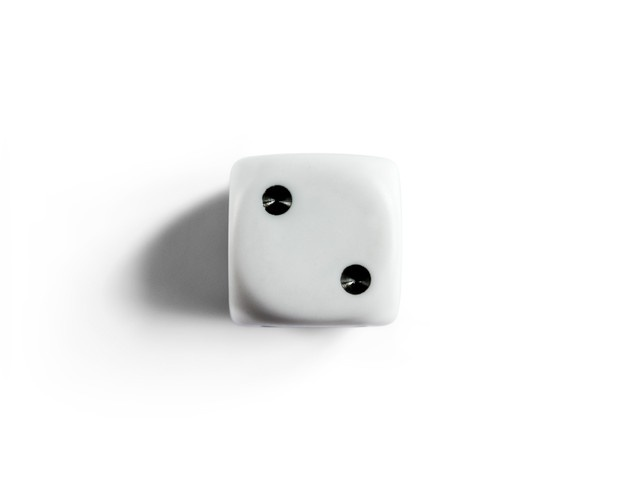
#> input picture testCode/dices/img/0.jpg, 626 x 478 px
$ jupyter execute diceDetection.ipynb
#> lines starting #> are read from the running program, lines starting #| are printed output that depends on the picture; after the words box and inside, x2 and y2 are one past the last pixel; in counts of white or black regions, pixels touching at a corner belong together; long printed decimals are rounded
[cell 1]
import cv2
import numpy as np
import matplotlib.pyplot as plt

[cell 2]
img = cv2.imread('img/0.jpg')
#> img is the input picture: shape (478, 626, 3); mean B, G, R 243.9, 244, 243.8

rgb_img = cv2.cvtColor(img, cv2.COLOR_BGR2RGB)
plt.imshow(rgb_img)
plt.show()

[cell 3]
gray_img = cv2.cvtColor(img, cv2.COLOR_BGR2GRAY)
plt.imshow(gray_img, cmap='gray')

[cell 4]
# [4 lines of commented-out code are left out]

detected_edges = cv2.Canny(gray_img,9, 150, 3)
#> detected_edges: shape (478, 626); 0.4% white in thin lines or dots, all inside (x1, y1, x2, y2) = (210, 153, 403, 330)

kernel = cv2.getStructuringElement(cv2.MORPH_RECT, (9,9))

#dil = cv2.dilate(detected_edges,kernel,iterations = 1)
close = cv2.morphologyEx(detected_edges, cv2.MORPH_CLOSE, kernel, iterations=2)
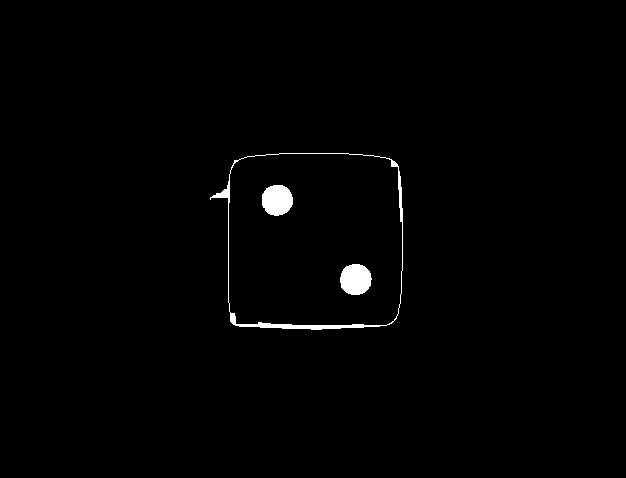
#> close: shape (478, 626); 0.98% white; 3 white regions

#close = cv2.morphologyEx(close, cv2.MORPH_OPEN, kernel)

#ret, close = cv2.threshold(close, 20, 255, cv2.THRESH_BINARY)

circles = cv2.HoughCircles(close,cv2.HOUGH_GRADIENT,1.1,20,param1=50,param2=30,minRadius=5,maxRadius=55)
#> circles = [[355.9, 278.9, 15.67], [275.6, 198.6, 15.89]]
print(circles)
#| [[[355.85     278.85      15.67    ]
#|   [275.550  198.55      15.890]]]

plt.imshow(close, cmap='gray')

[cell 5]
circles=circles[0,:]
print(circles)
#| [[355.85     278.85      15.67    ]
#|  [275.550  198.55      15.890]]

[cell 6]
for i in circles:
    # draw the outer circle
    cv2.circle(rgb_img,(int(i[0]),int(i[1])),int(i[2]),(0,255,0),2)
    # draw the center of the circle
    cv2.circle(rgb_img,(int(i[0]),int(i[1])),2,(0,0,255),3)
#> this loop made 2 passes
#> rgb_img: shape (478, 626, 3); mean R, G, B 243.6, 244.3, 243.8

print(len(circles))
#| 2
plt.imshow(rgb_img)
plt.show()

[cell 7]
contours, hierarchy = cv2.findContours(close, cv2.RETR_EXTERNAL, cv2.CHAIN_APPROX_SIMPLE)
#> contours = 1 contour; box (x1, y1, x2, y2) and area: (210, 153, 403, 330) 29584

[cell 8]
print(len(contours))
#| 1
print((hierarchy[0]))
#| [[-1 -1 -1 -1]]

[cell 9]
x0, y0, w0, h0= cv2.boundingRect(contours[0])
#> x0 = 210; y0 = 153; w0 = 193; h0 = 177
cv2.rectangle(rgb_img, (x0,y0),(x0+w0,y0+h0), (0,255,0),5)
#> rgb_img: shape (478, 626, 3); mean R, G, B 239.8, 244.9, 240

plt.imshow(rgb_img)

[cell 10]
dice0 = close[y0:y0+h0, x0:x0+w0]
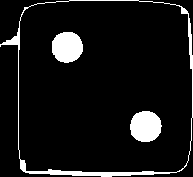
#> dice0: shape (177, 193); 8.5% white; 3 white regions, box (x1, y1, x2, y2) and area: (0, 0, 193, 177) 1361, (130, 111, 162, 142) 786, (52, 32, 83, 63) 771

plt.imshow(dice0, cmap='gray')
plt.show()

[cell 11]
circles0 = cv2.HoughCircles(dice0,cv2.HOUGH_GRADIENT,1.3,20,param1=50,param2=30,minRadius=5,maxRadius=55)
#> circles0 = [[144.9, 126.7, 16.44], [66.95, 46.15, 15.01]]
print(len(circles0[0]))
#| 2

[cell 12]
cv2.putText(rgb_img, f'score: {len(circles0[0])}', (x0, y0), cv2.FONT_HERSHEY_SIMPLEX, 1, (0,0,255), 2)
#> rgb_img: shape (478, 626, 3); mean R, G, B 239.4, 244.2, 240.2
plt.imshow(rgb_img)
plt.show()

[cell 13]
# [21 lines of commented-out code are left out]

[cell 14]
# 1.jpg
img = cv2.imread('img/1.jpg')
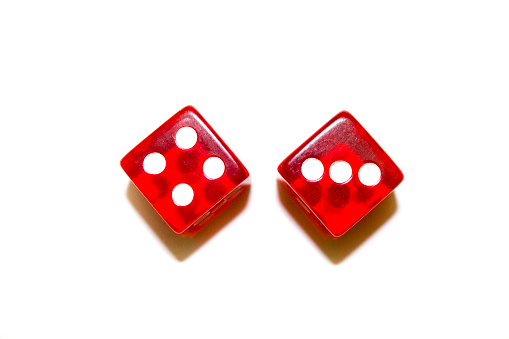
#> input picture testCode/dices/img/1.jpg, 509 x 339 px
#> img is the input picture: shape (339, 509, 3); mean B, G, R 225.7, 226.9, 247.3

rgb_img = cv2.cvtColor(img, cv2.COLOR_BGR2RGB)
#> rgb_img: shape (339, 509, 3)
plt.imshow(rgb_img)
plt.show()

[cell 15]
gray_img = cv2.cvtColor(img, cv2.COLOR_BGR2GRAY)
#> gray_img: shape (339, 509)
plt.imshow(gray_img, cmap='gray')
plt.show()

[cell 16]
thresh = cv2.threshold(gray_img,220,255, cv2.THRESH_BINARY_INV)[1]
#> thresh: shape (339, 509); 13.1% white; 3 white regions (1 under 20 px), largest, box (x1, y1, x2, y2) and area: (276, 110, 404, 265) 11295, (120, 105, 252, 262) 11248


detected_edges = cv2.Canny(thresh,9, 150, 3)
#> detected_edges: shape (339, 509); 1% white in thin lines or dots, all inside (x1, y1, x2, y2) = (119, 104, 404, 265)

# [8 lines of commented-out code are left out]

circles = cv2.HoughCircles(detected_edges,cv2.HOUGH_GRADIENT,1.2,20,param1=50,param2=25,minRadius=3,maxRadius=35)
#> circles = [[311.4, 168.6, 11.52], [153, 162.6, 11.28], [186.6, 138.6, 10.56], [213, 168.6, 10.56], [339, 171, 10.8], [180.6, 192.6, 10.92], [369, 175.8, 10.56]]
print(circles)
#| [[[311.400  168.6       11.52    ]
#|   [153.       162.6       11.280]
#|   [186.6      138.6       10.56    ]
#|   [213.000  168.6       10.56    ]
#|   [339.       171.        10.8     ]
#|   [180.6      192.6       10.92    ]
#|   [369.       175.8       10.56    ]]]

plt.imshow(detected_edges, cmap='gray')
plt.show()

[cell 17]
circles=circles[0,:]
for i in circles:
    # draw the outer circle
    cv2.circle(rgb_img,(int(i[0]),int(i[1])),int(i[2]),(0,255,0),2)
    # draw the center of the circle
    cv2.circle(rgb_img,(int(i[0]),int(i[1])),2,(0,0,255),3)
#> this loop made 7 passes
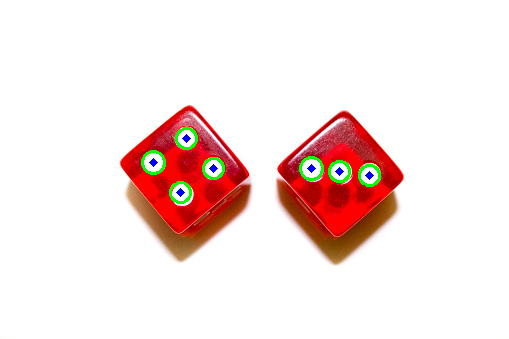
#> rgb_img: shape (339, 509, 3); mean R, G, B 244.9, 227.1, 224.3

plt.imshow(rgb_img)
plt.show()

[cell 18]
contours, hierarchy = cv2.findContours(detected_edges, cv2.RETR_EXTERNAL, cv2.CHAIN_APPROX_SIMPLE)
#> contours = 2 contours; box (x1, y1, x2, y2) and area: (119, 104, 252, 262) 12904, (275, 109, 404, 265) 12648

[cell 19]
print(len(contours))
#| 2
print((hierarchy[0]))
#| [[ 1 -1 -1 -1]
#|  [-1  0 -1 -1]]

[cell 20]
# since we have 2 dices and we want score of each one we need to split 'em into two image then recognise their scores.
x0, y0, w0, h0= cv2.boundingRect(contours[0])
#> x0 = 275; y0 = 109; w0 = 129; h0 = 156
cv2.rectangle(rgb_img, (x0,y0),(x0+w0,y0+h0), (0,255,0),5)

x1, y1, w1, h1= cv2.boundingRect(contours[1])
#> x1 = 119; y1 = 104; w1 = 133; h1 = 158
cv2.rectangle(rgb_img, (x1,y1),(x1+w1,y1+h1), (0,255,0),5)


plt.imshow(rgb_img)

[cell 21]
dice0 = detected_edges[y0:y0+h0, x0:x0+w0]
#> dice0: shape (156, 129); 4.4% white in thin lines or dots
dice1 = detected_edges[y1:y1+h1, x1:x1+w1]
#> dice1: shape (158, 133); 4.2% white in thin lines or dots

plt.imshow(dice0, cmap='gray')
plt.show()
plt.imshow(dice1, cmap='gray')
plt.show()

[cell 22]
circles0 = cv2.HoughCircles(dice0,cv2.HOUGH_GRADIENT,1.2,20,param1=50,param2=25,minRadius=3,maxRadius=35)
#> circles0 = [[36.6, 60.6, 10.8], [64.2, 60.6, 10.56], [93, 66.6, 10.44]]
circles1 = cv2.HoughCircles(dice1,cv2.HOUGH_GRADIENT,1.2,20,param1=50,param2=25,minRadius=3,maxRadius=35)
#> circles1 = [[34.2, 59.4, 11.28], [66.6, 33, 9.96], [93, 63, 10.2], [63, 90.6, 11.04]]
print(len(circles0[0]), len(circles1[0]))
#| 3 4

[cell 23]
cv2.putText(rgb_img, f'score: {len(circles0[0])}', (x0, y0), cv2.FONT_HERSHEY_SIMPLEX, 1, (0,0,255), 2)
cv2.putText(rgb_img, f'score: {len(circles1[0])}', (x1, y1), cv2.FONT_HERSHEY_SIMPLEX, 1, (0,0,255), 2)
plt.imshow(rgb_img)
plt.show()

[cell 24]
# 2.jpg
img = cv2.imread('img/2.jpg')
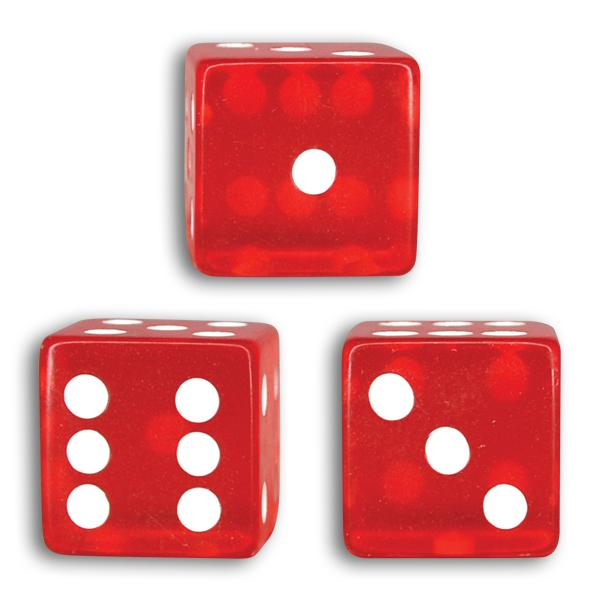
#> input picture testCode/dices/img/2.jpg, 600 x 600 px
#> img is the input picture: shape (600, 600, 3); mean B, G, R 167.5, 166.7, 230.6

rgb_img = cv2.cvtColor(img, cv2.COLOR_BGR2RGB)
#> rgb_img: shape (600, 600, 3)
plt.imshow(rgb_img)
plt.show()

[cell 25]
gray_img = cv2.cvtColor(img, cv2.COLOR_BGR2GRAY)
#> gray_img: shape (600, 600)
plt.imshow(gray_img, cmap='gray')
plt.show()

[cell 26]
thresh = cv2.threshold(gray_img,250,255, cv2.THRESH_BINARY_INV)[1]
#> thresh: shape (600, 600); 52.5% white; 49 black regions (23 under 20 px), largest, box (x1, y1, x2, y2) and area: (0, 0, 600, 600) 157727, (371, 375, 413, 419) 1351, (426, 428, 468, 473) 1331


detected_edges = cv2.Canny(thresh,9, 150, 3)
#> detected_edges: shape (600, 600); 1.6% white in thin lines or dots, all inside (x1, y1, x2, y2) = (13, 31, 569, 579)

# [8 lines of commented-out code are left out]

circles = cv2.HoughCircles(detected_edges,cv2.HOUGH_GRADIENT,1.2,20,param1=50,param2=25,minRadius=3,maxRadius=35)
#> circles = [[312.6, 171, 20.28], [390.6, 396.6, 22.2], [84.6, 394.2, 20.16], [198.6, 507, 20.04], [85.8, 507, 18.36], [444.6, 448.2, 21.6], [198.6, 455.4, 17.52], [504.6, 504.6, 19.68], [197.4, 401.4, 19.2], [90.6, 450.6, 18.96]]
print(len(circles[0]))
#| 10

plt.imshow(detected_edges, cmap='gray')
plt.show()

[cell 27]
circles=circles[0,:]
for i in circles:
    # draw the outer circle
    cv2.circle(rgb_img,(int(i[0]),int(i[1])),int(i[2]),(0,255,0),2)
    # draw the center of the circle
    cv2.circle(rgb_img,(int(i[0]),int(i[1])),2,(0,0,255),3)
#> this loop made 10 passes
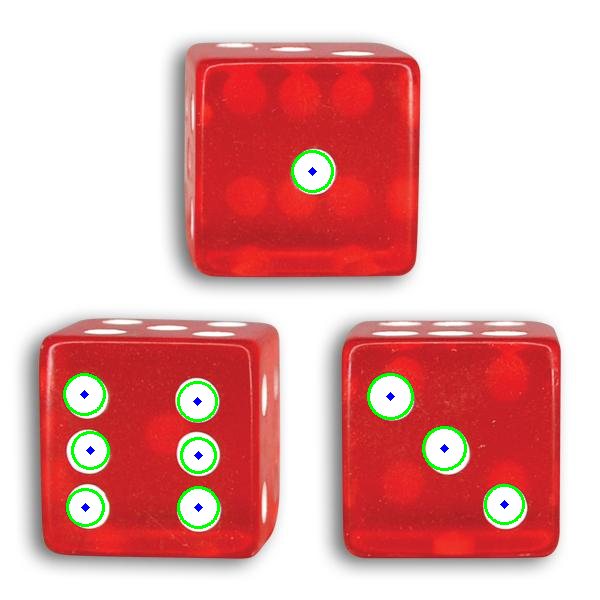
#> rgb_img: shape (600, 600, 3); mean R, G, B 227.8, 166.7, 165.2

plt.imshow(rgb_img)
plt.show()

[cell 28]
kernel = cv2.getStructuringElement(cv2.MORPH_RECT, (3,3))
#> kernel = [[1, 1, 1], [1, 1, 1], [1, 1, 1]]
dil = cv2.dilate(detected_edges,kernel,iterations = 1)
#> dil: shape (600, 600); 5.4% white; 31 white regions

contours, hierarchy = cv2.findContours(dil, cv2.RETR_EXTERNAL, cv2.CHAIN_APPROX_SIMPLE)
#> contours = 3 contours; box (x1, y1, x2, y2) and area: (12, 306, 288, 580) 70776, (158, 30, 429, 298) 69033, (315, 308, 570, 579) 65960

[cell 29]
print(len(contours))
#| 3
print((hierarchy[0]))
#| [[ 1 -1 -1 -1]
#|  [ 2  0 -1 -1]
#|  [-1  1 -1 -1]]

[cell 30]
# since we have 3 dices and we want score of each one we need to split 'em into two image then recognise their scores.
x0, y0, w0, h0= cv2.boundingRect(contours[0])
#> x0 = 315; y0 = 308; w0 = 255; h0 = 271
cv2.rectangle(rgb_img, (x0,y0),(x0+w0,y0+h0), (0,255,0),5)

x1, y1, w1, h1= cv2.boundingRect(contours[1])
#> x1 = 12; y1 = 306; w1 = 276; h1 = 274
cv2.rectangle(rgb_img, (x1,y1),(x1+w1,y1+h1), (0,255,0),5)

x2, y2, w2, h2= cv2.boundingRect(contours[2])
#> x2 = 158; y2 = 30; w2 = 271; h2 = 268
cv2.rectangle(rgb_img, (x2,y2),(x2+w2,y2+h2), (0,255,0),5)


plt.imshow(rgb_img)

[cell 31]
dice0 = detected_edges[y0:y0+h0, x0:x0+w0]
#> dice0: shape (271, 255); 2.9% white in thin lines or dots
dice1 = detected_edges[y1:y1+h1, x1:x1+w1]
#> dice1: shape (274, 276); 3.4% white in thin lines or dots
dice2 = detected_edges[y2:y2+h2, x2:x2+w2]
#> dice2: shape (268, 271); 1.9% white in thin lines or dots

plt.imshow(dice0, cmap='gray')
plt.show()
plt.imshow(dice1, cmap='gray')
plt.show()
plt.imshow(dice2, cmap='gray')
plt.show()

[cell 32]
circles0 = cv2.HoughCircles(dice0,cv2.HOUGH_GRADIENT,1.2,20,param1=50,param2=25,minRadius=3,maxRadius=35)
#> circles0 = [[190.2, 196.2, 19.08], [132.6, 144.6, 21], [77.4, 90.6, 20.88]]
circles1 = cv2.HoughCircles(dice1,cv2.HOUGH_GRADIENT,1.2,20,param1=50,param2=25,minRadius=3,maxRadius=35)
#> circles1 = [[72.6, 88.2, 20.16], [186.6, 201, 20.04], [73.8, 201, 18.36], [186.6, 149.4, 17.52], [185.4, 95.4, 19.2], [78.6, 144.6, 18.96]]
circles2 = cv2.HoughCircles(dice2,cv2.HOUGH_GRADIENT,1.2,20,param1=50,param2=25,minRadius=3,maxRadius=35)
#> circles2 = [[155.4, 142.2, 19.2]]
print(len(circles0[0]), len(circles1[0]), len(circles2[0]))
#| 3 6 1

[cell 33]
cv2.putText(rgb_img, f'score: {len(circles0[0])}', (x0, y0), cv2.FONT_HERSHEY_SIMPLEX, 1, (0,0,255), 2)
cv2.putText(rgb_img, f'score: {len(circles1[0])}', (x1, y1), cv2.FONT_HERSHEY_SIMPLEX, 1, (0,0,255), 2)
cv2.putText(rgb_img, f'score: {len(circles2[0])}', (x2, y2), cv2.FONT_HERSHEY_SIMPLEX, 1, (0,0,255), 2)
plt.imshow(rgb_img)
plt.show()

[cell 34]
# 3.jpg
img = cv2.imread('img/3.jpg')
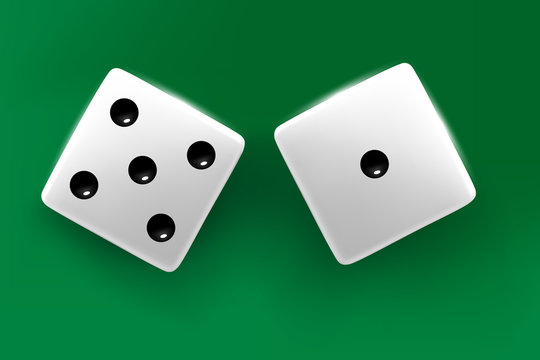
#> input picture testCode/dices/img/3.jpg, 540 x 360 px
#> img is the input picture: shape (360, 540, 3); mean B, G, R 89.9, 135.2, 52.7

rgb_img = cv2.cvtColor(img, cv2.COLOR_BGR2RGB)
#> rgb_img: shape (360, 540, 3)
plt.imshow(rgb_img)
plt.show()

[cell 35]
gray_img = cv2.cvtColor(img, cv2.COLOR_BGR2GRAY)
#> gray_img: shape (360, 540)
plt.imshow(gray_img, cmap='gray')
plt.show()

[cell 36]
thresh = cv2.threshold(gray_img,150,255, cv2.THRESH_BINARY)[1]
#> thresh: shape (360, 540); 23.4% white; 8 white regions (6 under 20 px), largest, box (x1, y1, x2, y2) and area: (274, 63, 476, 265) 24076, (41, 68, 245, 272) 21356


detected_edges = cv2.Canny(thresh,9, 150, 3)
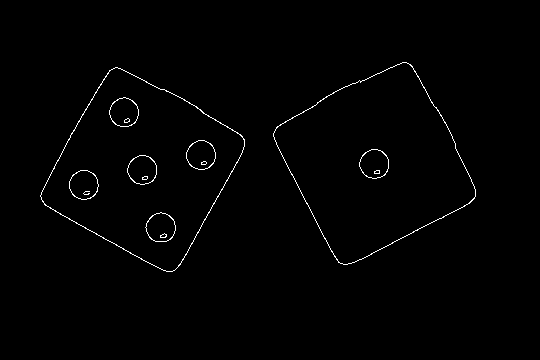
#> detected_edges: shape (360, 540); 0.94% white in thin lines or dots, all inside (x1, y1, x2, y2) = (40, 62, 476, 272)

kernel = cv2.getStructuringElement(cv2.MORPH_RECT, (3,3))

#dil = cv2.dilate(detected_edges,kernel,iterations = 1)
close = cv2.morphologyEx(thresh, cv2.MORPH_CLOSE, kernel, iterations=1)
#> close: shape (360, 540); 23.4% white; 8 white regions (6 under 20 px)

#close = cv2.morphologyEx(close, cv2.MORPH_OPEN, kernel)

#ret, close = cv2.threshold(close, 20, 255, cv2.THRESH_BINARY)

circles = cv2.HoughCircles(close,cv2.HOUGH_GRADIENT,1.2,20,param1=50,param2=25,minRadius=3,maxRadius=35)
#> circles = [[123, 112.2, 14.88], [201, 155.4, 13.8], [84.6, 184.2, 14.16], [160.2, 226.2, 14.16], [372.6, 162.6, 13.56], [142.2, 171, 13.08]]
print(len(circles[0]))
#| 6

plt.imshow(close, cmap='gray')
plt.show()

[cell 37]
circles=circles[0,:]
for i in circles:
    # draw the outer circle
    cv2.circle(rgb_img,(int(i[0]),int(i[1])),int(i[2]),(0,255,0),2)
    # draw the center of the circle
    cv2.circle(rgb_img,(int(i[0]),int(i[1])),2,(0,0,255),3)
#> this loop made 6 passes
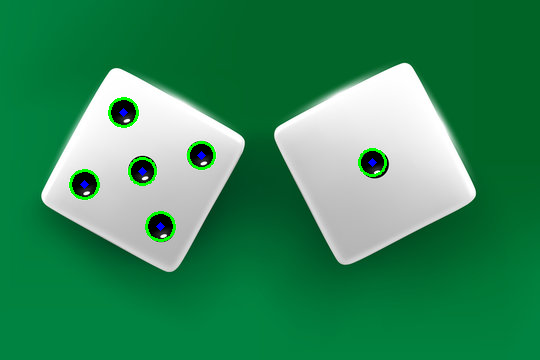
#> rgb_img: shape (360, 540, 3); mean R, G, B 52.1, 136.6, 89.7

plt.imshow(rgb_img)
plt.show()

[cell 38]
contours, hierarchy = cv2.findContours(detected_edges, cv2.RETR_EXTERNAL, cv2.CHAIN_APPROX_SIMPLE)
#> contours = 2 contours; box (x1, y1, x2, y2) and area: (273, 62, 476, 265) 24750, (40, 67, 245, 272) 24666

[cell 39]
print(len(contours))
#| 2
print((hierarchy[0]))
#| [[ 1 -1 -1 -1]
#|  [-1  0 -1 -1]]

[cell 40]
# since we have 2 dices and we want score of each one we need to split 'em into two image then recognise their scores.
x0, y0, w0, h0= cv2.boundingRect(contours[0])
#> x0 = 40; y0 = 67; w0 = 205; h0 = 205
cv2.rectangle(rgb_img, (x0,y0),(x0+w0,y0+h0), (0,255,0),5)

x1, y1, w1, h1= cv2.boundingRect(contours[1])
#> x1 = 273; y1 = 62; w1 = 203; h1 = 203
cv2.rectangle(rgb_img, (x1,y1),(x1+w1,y1+h1), (0,255,0),5)


plt.imshow(rgb_img)

[cell 41]
dice0 = detected_edges[y0:y0+h0, x0:x0+w0]
#> dice0: shape (205, 205); 2.7% white in thin lines or dots
dice1 = detected_edges[y1:y1+h1, x1:x1+w1]
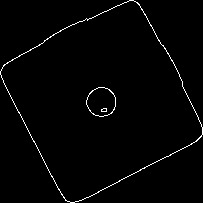
#> dice1: shape (203, 203); 1.7% white in thin lines or dots

plt.imshow(dice0, cmap='gray')
plt.show()
plt.imshow(dice1, cmap='gray')
plt.show()

[cell 42]
circles0 = cv2.HoughCircles(dice0,cv2.HOUGH_GRADIENT,1.2,20,param1=50,param2=25,minRadius=3,maxRadius=35)
#> circles0 = [[160.2, 88.2, 14.76], [42.6, 118.2, 14.88], [84.6, 45, 14.76], [102.6, 102.6, 13.56], [120.6, 159, 15]]
circles1 = cv2.HoughCircles(dice1,cv2.HOUGH_GRADIENT,1.2,20,param1=50,param2=25,minRadius=3,maxRadius=35)
#> circles1 = [[100.2, 102.6, 13.8]]
print(len(circles0[0]), len(circles1[0]))
#| 5 1
